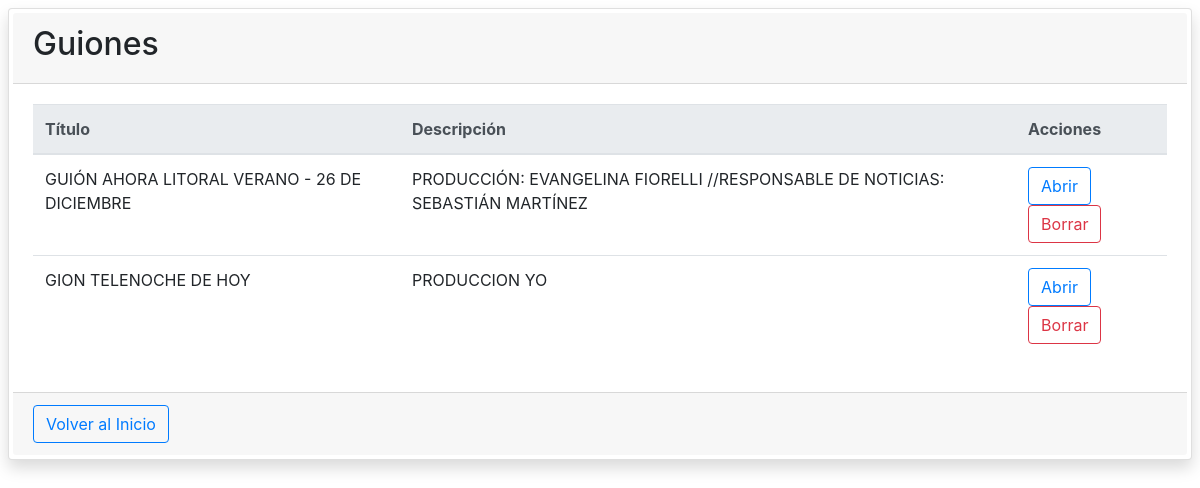
The app's page /listado_guiones, older data.
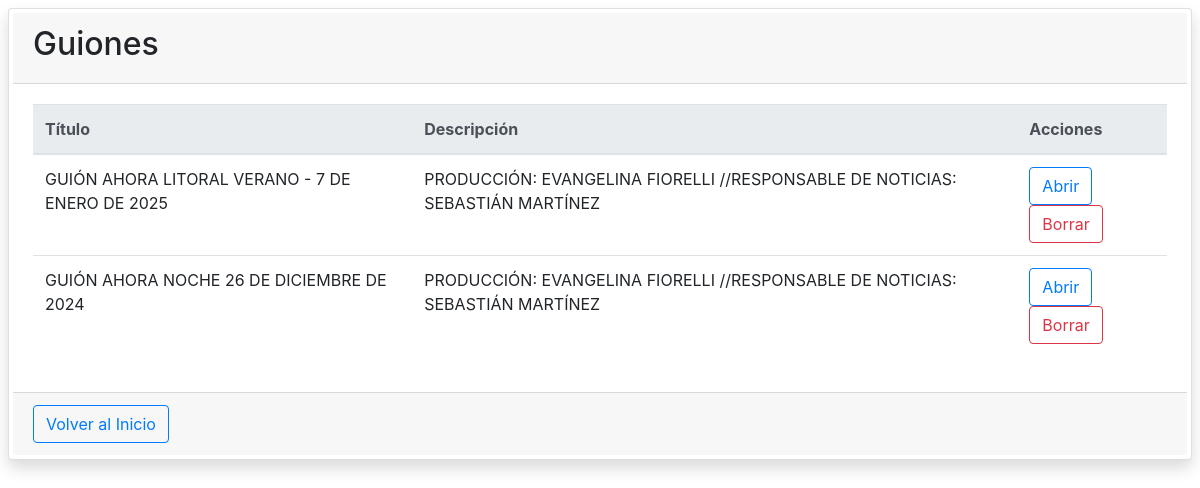
The same page, newer data.
### app.py (models this page shows)
class Guion(db.Model):
    __tablename__ = 'guion'
    id = db.Column(db.Integer, primary_key=True)
    nombre = db.Column(db.String(200), nullable=False)
    descripcion = db.Column(db.String(500), nullable=False)
    textos = db.relationship('Texto', backref='guion', lazy=True)

### app.py (the view)
@app.route('/listado_guiones')
def listado_guiones():
    guiones = Guion.query.all()
    return render_template('listado_guiones.html', guiones=guiones)

### templates/listado_guiones.html (shortened to what this page needs)
{% extends "base.html" %}
{% block body %}
    <div class="card shadow p-1 m-2 rounded">
        <div class="card-header">
            <h2>Guiones</h2>
        </div>
        <div class="card-body">
            <table class="table table-hover">
                <thead class="thead-light">
                <tr>
                    <th>Título</th>
                    <th>Descripción</th>
                    <th>Acciones</th>
                </tr>
                </thead>
                <tbody>
                {% for guion in guiones %}
                    <tr>
                        <td>{{ guion.nombre }}</td>
                        <td>{{ guion.descripcion }}</td>
                        <td>
                            <a href="{{ url_for('ver_guion', id=guion.id) }}">
                                <button class="btn btn-outline-primary">Abrir</button>
                            </a>
                            <button class="btn btn-outline-danger" onclick="borrarGuion({{ guion.id }})">Borrar</button>
                        </td>
                    </tr>
                {% endfor %}
                </tbody>
            </table>
        </div>
        <div class="card-footer">
            <a href="/">
                <button class="btn btn-outline-primary">Volver al Inicio</button>
            </a>
        </div>
    </div>
{% endblock body %}

### templates/base.html (shortened to what this page needs)
<!DOCTYPE html>
<html lang="es">
<head>
    <link rel="stylesheet" href="{{ url_for('static', filename='bootstrap-4.1.3/dist/css/bootstrap.css') }}">
</head>
<body>
{% block body %}
{% endblock body %}
</body>
</html>

Row changes from the older to the newer data that the page shows:
removed Guion: nombre "GION TELENOCHE DE HOY", descripcion "PRODUCCION YO"
changed Guion: nombre "GUIÓN AHORA LITORAL VERANO - 26 DE DICIEMBRE" → "GUIÓN AHORA LITORAL VERANO - 7 DE ENERO DE 2025"
added Guion: nombre "GUIÓN AHORA NOCHE 26 DE DICIEMBRE DE 2024", descripcion "PRODUCCIÓN: EVANGELINA FIORELLI //RESPONSABLE DE NOTICIAS: SEBASTIÁN MARTÍNEZ"
